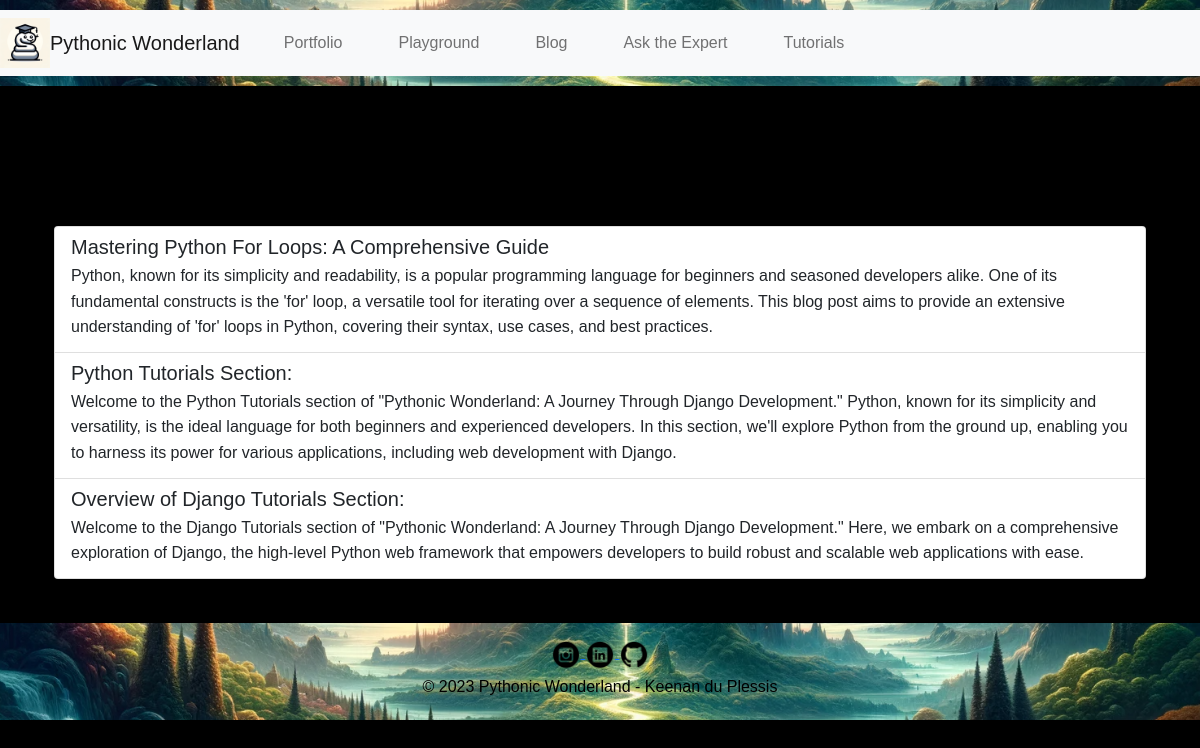
The app's page /tutorials/ with its own data.
### tutorials/models.py (models this page shows, shortened)
class Tutorial(models.Model):
    title = models.CharField(max_length=200)
    introduction = models.TextField()
    content = models.TextField()
    created_date = models.DateTimeField(auto_now_add=True)
    updated_date = models.DateTimeField(auto_now=True)

### tutorials/views.py (the view)
# urls.py: path('', views.tutorial_list, name='tutorial_list'),
def tutorial_list(request):
    tutorials = Tutorial.objects.all().order_by('-created_date')
    return render(request, 'tutorials/tutorial_list.html', {'tutorials': tutorials})

### tutorials/templates/tutorials/tutorial_list.html (shortened to what this page needs)
{% extends 'base.html' %}
{% block content %}
  <div class="container mt-4">
    <h1 class="mb-4">Tutorials</h1>
    <div class="list-group">
      {% for tutorial in tutorials %}
        <a href="{% url 'tutorial_detail' pk=tutorial.pk %}" class="list-group-item list-group-item-action flex-column align-items-start">
          <div class="d-flex w-100 justify-content-between">
            <h5 class="mb-1">{{ tutorial.title }}</h5>
          </div>
          <p class="mb-1">{{ tutorial.introduction }}</p>
        </a>
      {% endfor %}
    </div>
  </div>
{% endblock %}

### static/css/style.css (style rules this page uses)
body { font-family: Arial, sans-serif; line-height: 1.6; margin: 0; padding: 0; background: #000000; color: #000000; }

### records on screen
Tutorial: title "Mastering Python For Loops: A Comprehensive Guide", introduction "Python, known for its simplicity and readability, is a popular programming language for beginners and seasoned developers alike. One of its fundamental constructs is the 'for' loop, a versatile tool for iterating over a sequence of elements. This blog post aims to provide an extensive understanding of 'for' loops in Python, covering their syntax, use cases, and best practices."
Tutorial: title "Python Tutorials Section:", introduction "Welcome to the Python Tutorials section of \"Pythonic Wonderland: A Journey Through Django Development.\" Python, known for its simplicity and versatility, is the ideal language for both beginners and experienced developers. In this section, we'll explore Python from the ground up, enabling you to harness its power for various applications, including web development with Django."
Tutorial: title "Overview of Django Tutorials Section:", introduction "Welcome to the Django Tutorials section of \"Pythonic Wonderland: A Journey Through Django Development.\" Here, we embark on a comprehensive exploration of Django, the high-level Python web framework that empowers developers to build robust and scalable web applications with ease."
